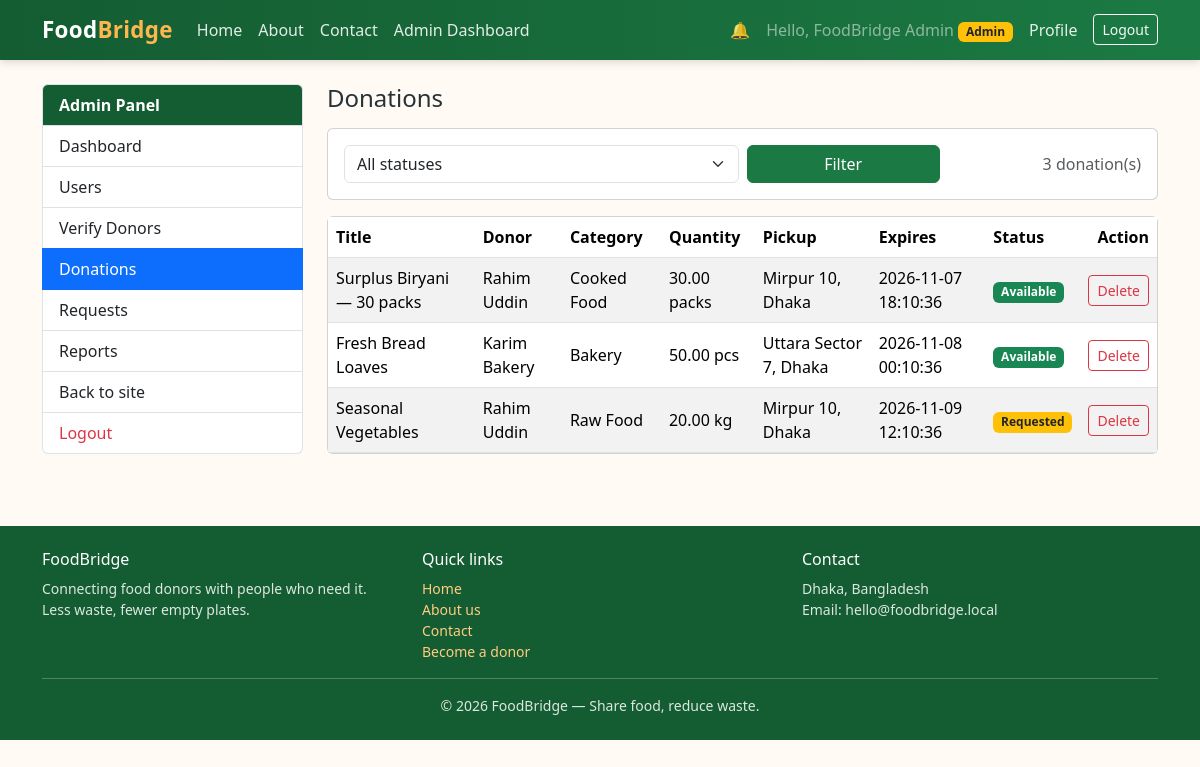
Screenshot of /admin/donations.php (signed in) with the database file from the repository.
### tables this page shows
CREATE TABLE IF NOT EXISTS food_donations (
    id            INT UNSIGNED AUTO_INCREMENT PRIMARY KEY,
    donor_id      INT UNSIGNED NOT NULL,
    title         VARCHAR(150) NOT NULL,
    description   TEXT         NULL,
    category      VARCHAR(100) NOT NULL,
    quantity      DECIMAL(10, 2) NOT NULL,
    unit          VARCHAR(20)  NOT NULL DEFAULT 'pcs',
    pickup_address VARCHAR(255) NOT NULL,
    expiry_time   DATETIME     NOT NULL,
    image         VARCHAR(255) NULL,                        
    status        ENUM('available', 'requested', 'completed', 'expired') NOT NULL DEFAULT 'available',
    created_at    TIMESTAMP    NOT NULL DEFAULT CURRENT_TIMESTAMP,
    CONSTRAINT fk_donations_donor
        FOREIGN KEY (donor_id) REFERENCES users (id)
        ON DELETE CASCADE ON UPDATE CASCADE
);

CREATE TABLE IF NOT EXISTS users (
    id                INT UNSIGNED AUTO_INCREMENT PRIMARY KEY,
    name              VARCHAR(100) NOT NULL,
    email             VARCHAR(150) NOT NULL UNIQUE,
    password          VARCHAR(255) NOT NULL,               
    phone             VARCHAR(20)  NULL,
    address           VARCHAR(255) NULL,
    role              ENUM('admin', 'donor', 'receiver') NOT NULL DEFAULT 'receiver',
    organization_name VARCHAR(150) NULL,
    is_verified       TINYINT(1)   NOT NULL DEFAULT 0,
    status            ENUM('active', 'inactive', 'suspended') NOT NULL DEFAULT 'active',
    created_at        TIMESTAMP    NOT NULL DEFAULT CURRENT_TIMESTAMP
);

### admin/donations.php (the view, shortened to what this page needs)
<?php
require_once __DIR__ . '/../config/db.php';
$status = trim($_GET['status'] ?? '');
if (!in_array($status, ['available', 'requested', 'completed', 'expired'], true)) {
    $status = '';
}
if ($status !== '') {
    $stmt = $pdo->prepare(
        "SELECT fd.*, u.name AS donor_name
         FROM food_donations fd JOIN users u ON u.id = fd.donor_id
         WHERE fd.status = ? ORDER BY fd.created_at DESC"
    );
    $stmt->execute([$status]);
} else {
    $stmt = $pdo->query(
        "SELECT fd.*, u.name AS donor_name
         FROM food_donations fd JOIN users u ON u.id = fd.donor_id
         ORDER BY fd.created_at DESC"
    );
}
$donations = $stmt->fetchAll();
$statusBadge = [
    'available' => 'bg-success',
    'requested' => 'bg-warning text-dark',
    'completed' => 'bg-primary',
    'expired'   => 'bg-secondary',
];
include __DIR__ . '/../includes/header.php';
?>
<div class="row g-4">
    <div class="col-lg-3">
        <?php include __DIR__ . '/../includes/admin_sidebar.php'; ?>
    </div>
    <div class="col-lg-9">
        <h1 class="h4 mb-3">Donations</h1>
        <form method="get" action="" class="card p-3 mb-3">
            <div class="row g-2 align-items-center">
                <div class="col-md-6">
                    <select class="form-select" name="status">
                        <option value="">All statuses</option>
                    </select>
                </div>
                <div class="col-md-3 d-grid">
                    <button type="submit" class="btn btn-fb-green">Filter</button>
                </div>
                <div class="col-md-3 text-md-end">
                    <span class="text-muted"><?= count($donations) ?> donation(s)</span>
                </div>
            </div>
        </form>
        <div class="card">
            <div class="card-body p-0">
                <div class="table-responsive">
                    <table class="table table-striped table-hover mb-0 align-middle">
                        <thead>
                            <tr>
                                <th>Title</th>
                                <th>Donor</th>
                                <th>Category</th>
                                <th>Quantity</th>
                                <th>Pickup</th>
                                <th>Expires</th>
                                <th>Status</th>
                                <th class="text-end">Action</th>
                            </tr>
                        </thead>
                        <tbody>
                            <?php foreach ($donations as $d): ?>
                                <tr>
                                    <td><?= htmlspecialchars($d['title'], ENT_QUOTES, 'UTF-8') ?></td>
                                    <td><?= htmlspecialchars($d['donor_name'], ENT_QUOTES, 'UTF-8') ?></td>
                                    <td><?= htmlspecialchars($d['category'], ENT_QUOTES, 'UTF-8') ?></td>
                                    <td><?= htmlspecialchars($d['quantity'], ENT_QUOTES, 'UTF-8') ?> <?= htmlspecialchars($d['unit'], ENT_QUOTES, 'UTF-8') ?></td>
                                    <td><?= htmlspecialchars($d['pickup_address'], ENT_QUOTES, 'UTF-8') ?></td>
                                    <td><?= htmlspecialchars($d['expiry_time'], ENT_QUOTES, 'UTF-8') ?></td>
                                    <td><span class="badge <?= $statusBadge[$d['status']] ?? 'bg-secondary' ?> text-capitalize"><?= htmlspecialchars($d['status'], ENT_QUOTES, 'UTF-8') ?></span></td>
                                    <td class="text-end">
                                        <form method="post" action="" class="d-inline" onsubmit="return confirm('Delete this donation and its requests?');">
                                            <button type="submit" class="btn btn-sm btn-outline-danger">Delete</button>
                                        </form>
                                    </td>
                                </tr>
                            <?php endforeach; ?>
                        </tbody>
                    </table>
                </div>
            </div>
        </div>
    </div>
</div>
<?php include __DIR__ . '/../includes/footer.php'; ?>

### assets/css/style.css (style rules this page uses)
:root { --fb-green: #1b7a43; --fb-green-dark: #145c32; --fb-green-light: #e6f4ec; --fb-orange: #f57c00; --fb-orange-dark: #e65100; --fb-cream: #fffaf3; }
body { background-color: var(--fb-cream); color: #263238; }
.btn-fb-green { background-color: var(--fb-green); border-color: var(--fb-green); color: #fff; }

### rows the page displays
food_donations: title "Surplus Biryani — 30 packs", donor.name "Rahim Uddin", category "Cooked Food", quantity "30.00", unit "packs", pickup_address "Mirpur 10, Dhaka", expiry_time "2026-11-07 18:10:36", status "Available"
food_donations: title "Fresh Bread Loaves", donor.name "Karim Bakery", category "Bakery", quantity "50.00", unit "pcs", pickup_address "Uttara Sector 7, Dhaka", expiry_time "2026-11-08 00:10:36", status "Available"
food_donations: title "Seasonal Vegetables", donor.name "Rahim Uddin", category "Raw Food", quantity "20.00", unit "kg", pickup_address "Mirpur 10, Dhaka", expiry_time "2026-11-09 12:10:36", status "Requested"

### other values shown
$userName "FoodBridge Admin"
$role "Admin"
$label "Dashboard"
$label "Users"
$label "Verify Donors"
$label "Donations"
$label "Requests"
$label "Reports"
count($donations) "3"
